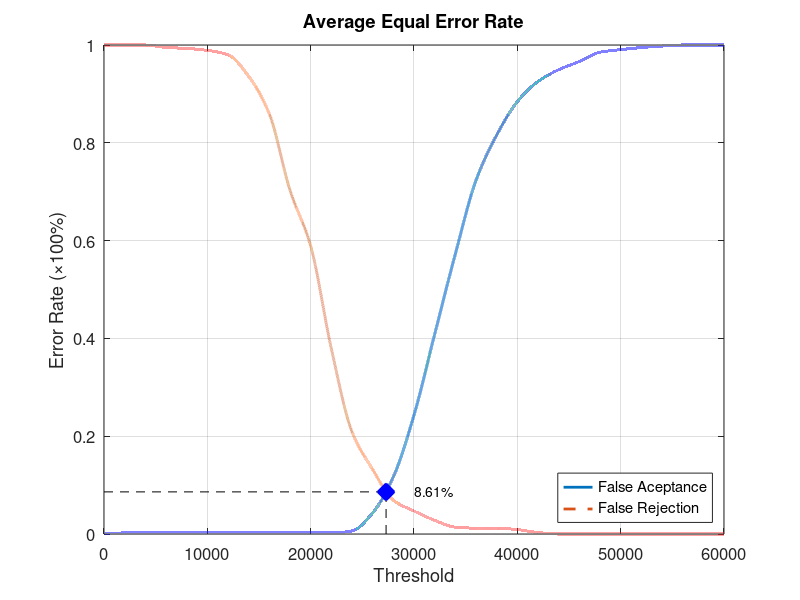
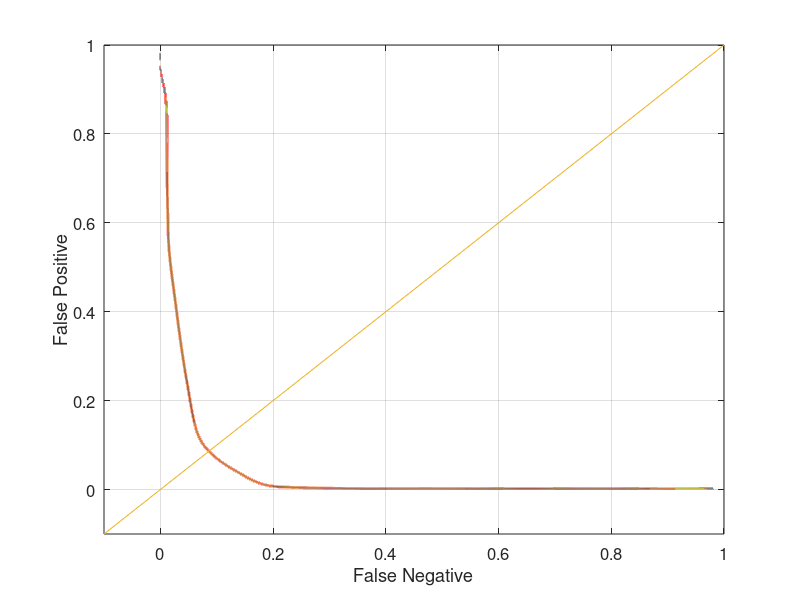

Write the MATLAB code that produced these figures, in order.
function yEER = Database4Average
close all;
clear;
clc;
x = 0:2000:60000;
xq = 0:0.5:60000;

y0 = [0 0.00210526 0.00210526 0.00210526 0.00210526 0.00210526 0.00210526 0.00210526 0.00210526 0.00210526 0.00210526 0.00210526 0.00631579 0.0431579 0.116842 0.243158 0.408421 0.572632 0.723158 0.81579 0.884211 0.925263 0.949474 0.966316 0.985263 0.990526 0.994737 0.997895 1 1 1];
yy0 = interp1(x, y0, xq, 'pchip');
y1 = [1 1 1 0.995 0.993 0.989 0.98 0.936 0.859 0.703 0.589 0.379 0.209 0.132 0.069 0.047 0.028 0.014 0.012 0.012 0.009 0.003 0 0 0 0 0 0 0 0 0];
yy1 = interp1(x, y1, xq, 'pchip');

% Calculating EER: 
y2 = abs(y0 - y1);
find(y2 == min(y2))
yy2 = abs(yy0 - yy1);
xEER = find(yy2 == min(yy2));
xEERIndex = xq(xEER) % X-axis EER
yEER = yy0(xEER) % Y-axis EER

main = figure
plot(xq, yy0,'-','LineWidth', 2);	hold on
plot(xq, yy1,'--','LineWidth', 2);	hold on
plot([xEERIndex xEERIndex], [0 yEER], 'k--');	hold on
plot([0 xEERIndex], [yEER yEER], 'k--');	hold on
plot(xEERIndex, yEER, 'bx', 'LineWidth', 10);	hold on
text(xEERIndex + 10 * xEERIndex / 100, yEER, [num2str(round((10000 * yEER)) / 100) '%'])
legend('False Aceptance', 'False Rejection', 'Location', 'SouthEast')
xlabel('Threshold')
ylabel('Error Rate (\times100%)')
title('Average Equal Error Rate')
set(gca, 'FontSize', 12)
axis([0 60000 0 1])
grid on

print(main, 'Database4AverageMain', '-dpng');
FNRxFPR = figure('Color', [1 1 1]);
plot(yy1, yy0, '-', yy1, yy0, 'LineWidth', 2);
hold on
y = -0.1:0.1:1
plot(y, y); 
set(gca, 'FontSize', 12)
xlabel('False Negative')
ylabel('False Positive')
axis([-0.1 1 -0.1 1])
set(gca, 'FontSize', 12)
grid on

print(FNRxFPR, 'Database4AverageFNRxFPR','-dpng');
end
